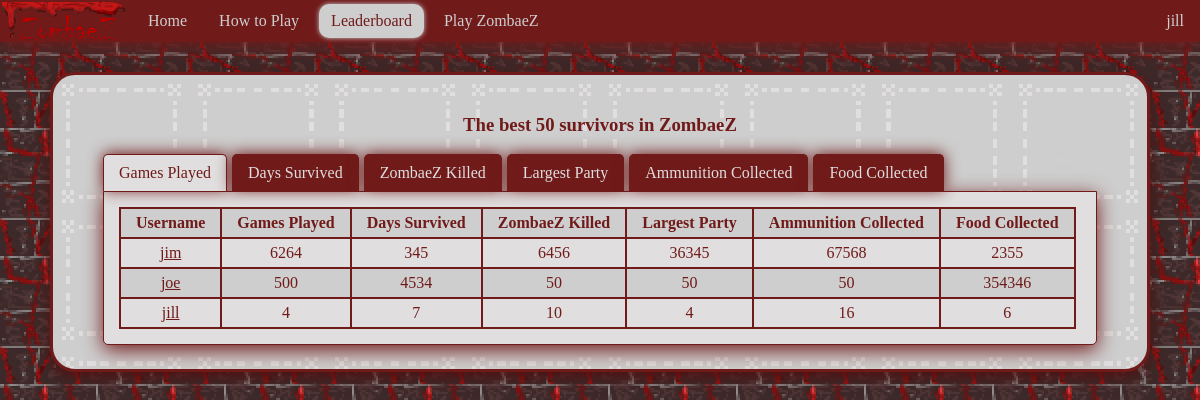
/zombaez/leaderboards/ (signed in), run on the app's committed database.
### zombaez/models.py (models this page shows, shortened)
class User(models.Model):
    username = models.CharField(max_length=128, unique=True)
    user = models.OneToOneField(DjangoUser, on_delete=models.CASCADE, default=1)
    zombies_killed = models.IntegerField(default=0)
    total_games_played = models.IntegerField(default=0)
    total_ammo_collected = models.IntegerField(default=0)
    largest_party_size = models.IntegerField(default=0)
    total_food_collected = models.IntegerField(default=0)
    total_days_survived = models.IntegerField(default=0)
    avatar = models.ImageField(upload_to='profile_images', default = "profile_images/zombae.jpg")

### zombaez/views.py (the view)
def leaderboards(request):
    context_dict = {"total_games_played":User.objects.order_by("-total_games_played")[:10]}
    context_dict["total_ammo_collected"] = User.objects.order_by("-total_ammo_collected")[:10]
    context_dict["total_food_collected"] = User.objects.order_by("-total_food_collected")[:10]
    context_dict["total_days_survived"] = User.objects.order_by("-total_days_survived")[:10]
    context_dict["largest_party_size"] = User.objects.order_by("-largest_party_size")[:10]
    context_dict["zombies_killed"] = User.objects.order_by("-zombies_killed")[:10]
    return render(request, 'zombaez/leaderboards.html', context_dict)

### templates/zombaez/leaderboards.html (shortened to what this page needs)
{% extends 'zombaez/base.html' %}
{% load staticfiles %}
{% block head_block %}
	<link rel="stylesheet" href="{% static "styles/leaderboards.css"%}" type="text/css" />
{% endblock %}
{% block body_block %}
<h3>The best 50 survivors in ZombaeZ</h3>
<div class="tabs">
    <ul class="tab-links">
        <li class="active"><a href="#tab1">Games Played</a></li>
        <li><a href="#tab2">Days Survived</a></li>
        <li><a href="#tab3">ZombaeZ Killed</a></li>
        <li><a href="#tab4">Largest Party</a></li>
		<li><a href="#tab5">Ammunition Collected</a></li>
		<li><a href="#tab6">Food Collected</a></li>
    </ul>
    <div class="tab-content">
        <div id="tab1" class="tab active">
            <table>
			<tr>
				<th>Username</th>
				<th>Games Played</th>
				<th>Days Survived</th>
				<th>ZombaeZ Killed</th>
				<th>Largest Party</th>
				<th>Ammunition Collected</th>
				<th>Food Collected</th>
			</tr>
			{% for player in total_games_played %}
			<tr>
				<td><a href="/zombaez/view_profile/{{player.username}}">{{player.username}}</a></td>
				<td>{{player.total_games_played}}</td>
				<td>{{player.total_days_survived}}</td>
				<td>{{player.zombies_killed}}</td>
				<td>{{player.largest_party_size}}</td>
				<td>{{player.total_ammo_collected}}</td>
				<td>{{player.total_food_collected}}</td>
			</tr>
			{% endfor %}
			</table>
        </div>
    </div>
</div>
{% endblock %}

### templates/zombaez/base.html (shortened to what this page needs)
{% load staticfiles %}
<!DOCTYPE html>
<html>
	<head>
		<link rel="stylesheet" href="{% static "styles/base.css"%}" type="text/css" />
		{% block head_block %}{% endblock %}
	</head>
	<body>
			<ul id="nav_bar">
				<li id="logoItem" ><img class="logo" src="{% static "images/zombaez.png" %}" alt="ZombaeZ logo"/>
				<li><a id="nav1" href="{% url 'home' %}">Home</a></li>
				<li><a id="nav2" href="{% url 'how_to_play' %}">How to Play</a></li>
				<li><a id="nav3" href="{% url 'leaderboards' %}">Leaderboard</a></li>
				{% if user.is_authenticated %}
				<li><a id="nav4" href="{% url 'play' %}">Play ZombaeZ</a></li>
				<li class="right drop_down"><a>{{user.username}}</a>
				</li>
				{% else %}
				<li class="right"><a href="{% url 'auth_login' %}?next={{ request.get_full_path|urlencode }}">Log In/Register</a><li>
				{% endif %}
			</ul>
		<div id="content">
            {% block body_block %}{% endblock %}
        </div>
	</body>
</html>

### static/styles/base.css (style rules this page uses)
body { margin:0; padding:0; background-image: url("../images/background.png"); min-width:1052px; }
#nav_bar { list-style-type: none; height: 42px; margin:0; padding:0; background-color: #701A1A; box-shadow: 0px 5px 20px #701A1A; }
#logoItem { margin:0; padding:0; border-top-right-radius:20px; overflow:hidden; }
.logo { width:128px; height:42px; }
#nav_bar li { margin:2px; height: 38px; float: left; color: #878484; }
#nav_bar li a { margin:2px; display: block; padding: 8px 12px; color:#CECECE; }
#nav_bar li a:link { text-decoration: none; }
#nav_bar a.active { background-color: #CECECE; color: #701A1A; border-radius:10px; box-shadow: 0px 0px 5px #CECECE; }
#nav_bar li.right { float: right; }
.drop_down a { text-align: right; }
#content { background-image: url("../images/content_background.png"); image-rendering: pixelated; background-size: 12.5%; position:relative; top: 10px; margin:20px 50px; padding:20px 50px; border-style:solid; border-radius: 25px; border-color: #701A1A; box-shadow: 0px 5px 15px #521111; color: #701A1A; text-align:center; }

### static/styles/leaderboards.css (style rules this page uses)
table, tr, td, th { text-align:center; padding:5px 15px; border-style:solid; border-width:2px; border-color: #701A1A; border-collapse: collapse; }
tr:nth-child(even) { background-color: #E0DEDE; }
tr:nth-child(odd) { background-color: #CECECE; }
td a { padding: 2px; color: #701A1A; }
.tabs { width:100%; display:inline-block; }
.tab-links:after { display:block; clear:both; content:''; }
.tab-links li { margin:0px 5px 0px 0px; float:left; list-style:none; }
.tab-links { margin:0; padding:0; }
.tab-links a { padding:9px 15px; display:inline-block; border-style:solid; border-top-width:1px; border-bottom-width:0px; border-right-width:1px; border-left-width:1px; border-top-right-radius:5px; border-top-left-radius:5px; border-color:#701A1A; background:#701A1A; color:#E0DEDE; text-decoration:none; box-shadow: 0px -1px 15px #701A1A; transition:all linear 0.15s; }
li.active a, li.active a:hover { background:#E0DEDE; color:#701A1A; }
.tab-content { padding:15px; background:#E0DEDE; border-style:solid; border-width:1px; border-bottom-left-radius:5px; border-bottom-right-radius:5px; border-color:#701A1A; box-shadow: 0px 5px 20px #701A1A }
.tab { display:none; }
.tab.active { display:block; }

### data on the page
User: username "jim", total_games_played "6264", total_days_survived "345", zombies_killed "6456", largest_party_size "36345", total_ammo_collected "67568", total_food_collected "2355"
User: username "joe", total_games_played "500", total_days_survived "4534", zombies_killed "50", largest_party_size "50", total_ammo_collected "50", total_food_collected "354346"
User: username "jill", total_games_played "4", total_days_survived "7", zombies_killed "10", largest_party_size "4", total_ammo_collected "16", total_food_collected "6"

### other printed values
{{ user.username }} "jill"
